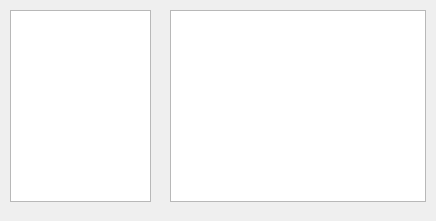
<?xml version="1.0" encoding="UTF-8"?>
<ui version="4.0">
 <class>QueryUserForm</class>
 <widget class="QWidget" name="QueryUserForm">
  <property name="geometry">
   <rect>
    <x>0</x>
    <y>0</y>
    <width>436</width>
    <height>221</height>
   </rect>
  </property>
  <property name="windowTitle">
   <string>Form</string>
  </property>
  <widget class="QListWidget" name="listWidget">
   <property name="geometry">
    <rect>
     <x>10</x>
     <y>10</y>
     <width>141</width>
     <height>192</height>
    </rect>
   </property>
  </widget>
  <widget class="QTableWidget" name="tableWidget">
   <property name="geometry">
    <rect>
     <x>170</x>
     <y>10</y>
     <width>256</width>
     <height>192</height>
    </rect>
   </property>
  </widget>
 </widget>
 <resources/>
 <connections/>
</ui>
